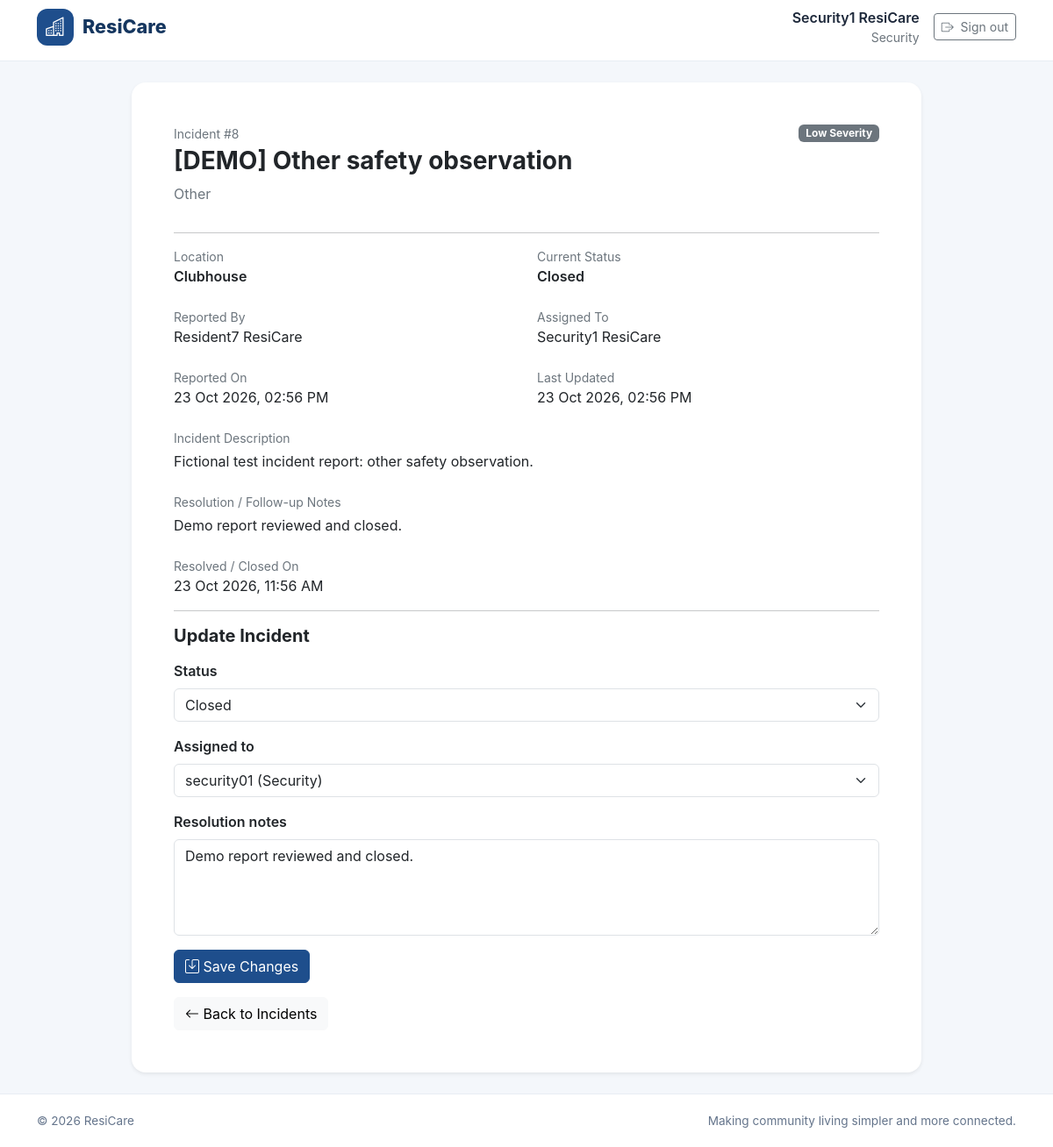
Screenshot of /community/incidents/8/ (signed in) with the database file from the repository.
### accounts/models.py (models this page shows)
class User(AbstractUser):
    class Role(models.TextChoices):
        RESIDENT = "RESIDENT", "Resident"
        SECURITY = "SECURITY", "Security"
        MANAGEMENT = "MANAGEMENT", "Management"
    role = models.CharField(
        max_length=20,
        choices=Role.choices,
        default=Role.RESIDENT,
    )
    phone_number = models.CharField(
        max_length=15,
        blank=True,
    )
    def __str__(self):
        return f"{self.username} ({self.get_role_display()})"

### community_hub/models.py (models this page shows, shortened)
class IncidentReport(models.Model):
    class Category(models.TextChoices):
        SUSPICIOUS_ACTIVITY = "SUSPICIOUS_ACTIVITY", "Suspicious Activity"
        THEFT = "THEFT", "Theft"
        PROPERTY_DAMAGE = "PROPERTY_DAMAGE", "Property Damage"
        FIRE = "FIRE", "Fire or Smoke"
        MEDICAL = "MEDICAL", "Medical Emergency"
        NOISE = "NOISE", "Noise Complaint"
        SAFETY = "SAFETY", "General Safety Concern"
        OTHER = "OTHER", "Other"
    class Severity(models.TextChoices):
        LOW = "LOW", "Low"
        MEDIUM = "MEDIUM", "Medium"
        HIGH = "HIGH", "High"
        CRITICAL = "CRITICAL", "Critical"
    class Status(models.TextChoices):
        REPORTED = "REPORTED", "Reported"
        INVESTIGATING = "INVESTIGATING", "Under Investigation"
        RESOLVED = "RESOLVED", "Resolved"
        CLOSED = "CLOSED", "Closed"
    title = models.CharField(max_length=200)
    category = models.CharField(max_length=30, choices=Category.choices)
    severity = models.CharField(
        max_length=10,
        choices=Severity.choices,
        default=Severity.MEDIUM,
    )
    location = models.CharField(max_length=200)
    description = models.TextField()
    status = models.CharField(
        max_length=15,
        choices=Status.choices,
        default=Status.REPORTED,
    )
    reported_by = models.ForeignKey(
        "accounts.User",
        on_delete=models.SET_NULL,
        null=True,
        related_name="reported_incidents",
    )
    assigned_to = models.ForeignKey(
        "accounts.User",
        on_delete=models.SET_NULL,
        null=True,
        blank=True,
        related_name="assigned_incidents",
        limit_choices_to={"role__in": ["SECURITY", "MANAGEMENT"]},
    )
    resolution_notes = models.TextField(blank=True)
    created_at = models.DateTimeField(auto_now_add=True)
    updated_at = models.DateTimeField(auto_now=True)
    resolved_at = models.DateTimeField(null=True, blank=True)
    class Meta:
        ordering = ["-created_at"]

### community_hub/views.py (the view)
@login_required
def incident_detail(request, incident_id):
    incident = get_object_or_404(
        IncidentReport.objects.select_related(
            "reported_by",
            "assigned_to",
        ),
        pk=incident_id,
    )
    user = request.user
    is_staff = user.role in {"SECURITY", "MANAGEMENT"}
    if not is_staff and incident.reported_by_id != user.pk:
        raise PermissionDenied
    if request.method == "POST":
        if not is_staff:
            raise PermissionDenied
        form = IncidentUpdateForm(
            request.POST,
            instance=incident,
        )
        if form.is_valid():
            updated_incident = form.save(commit=False)
            if updated_incident.status in {
                IncidentReport.Status.RESOLVED,
                IncidentReport.Status.CLOSED,
            }:
                if not updated_incident.resolved_at:
                    updated_incident.resolved_at = timezone.now()
            else:
                updated_incident.resolved_at = None
            updated_incident.save()
            messages.success(
                request,
                "Incident details updated successfully.",
            )
            return redirect(
                "community:incident_detail",
                incident_id=incident.pk,
            )
    else:
        form = IncidentUpdateForm(instance=incident) if is_staff else None
    return render(request, "community/incident_detail.html", {
        "incident": incident,
        "form": form,
        "is_staff": is_staff,
    })

### community_hub/forms.py
class IncidentUpdateForm(StyledModelForm):
    class Meta:
        model = IncidentReport
        fields = [
            "status",
            "assigned_to",
            "resolution_notes",
        ]
        widgets = {
            "resolution_notes": forms.Textarea(attrs={
                "rows": 4,
                "placeholder": "Investigation findings and resolution details",
            }),
        }
    def __init__(self, *args, **kwargs):
        super().__init__(*args, **kwargs)
        self.fields["assigned_to"].queryset = User.objects.filter(
            role__in=["SECURITY", "MANAGEMENT"],
            is_active=True,
        ).order_by("first_name", "username")
        self.fields["assigned_to"].required = False

### templates/community/incident_detail.html (shortened to what this page needs)
{% extends "base.html" %}
{% block content %}
<div class="container py-4">
    <div class="card border-0 shadow-sm rounded-4 mx-auto" style="max-width: 900px;">
        <div class="card-body p-4 p-md-5">
            <div class="d-flex flex-wrap justify-content-between align-items-start gap-3">
                <div>
                    <p class="text-secondary small mb-1">
                        Incident #{{ incident.pk }}
                    </p>
                    <h1 class="h3 fw-bold">{{ incident.title }}</h1>
                    <p class="text-secondary">{{ incident.get_category_display }}</p>
                </div>
                <span class="badge
                    {% if incident.severity == 'CRITICAL' %}text-bg-danger
                    {% elif incident.severity == 'HIGH' %}text-bg-warning
                    {% else %}text-bg-secondary{% endif %}">
                    {{ incident.get_severity_display }} Severity
                </span>
            </div>
            <hr>
            <div class="row g-4">
                <div class="col-md-6">
                    <div class="text-secondary small">Location</div>
                    <div class="fw-semibold">{{ incident.location }}</div>
                </div>
                <div class="col-md-6">
                    <div class="text-secondary small">Current Status</div>
                    <div class="fw-semibold">{{ incident.get_status_display }}</div>
                </div>
                <div class="col-md-6">
                    <div class="text-secondary small">Reported By</div>
                    <div>
                        {% if incident.reported_by %}
                            {{ incident.reported_by.get_full_name|default:incident.reported_by.username }}
                        {% else %}
                            Former user
                        {% endif %}
                    </div>
                </div>
                <div class="col-md-6">
                    <div class="text-secondary small">Assigned To</div>
                    <div>
                        {% if incident.assigned_to %}
                            {{ incident.assigned_to.get_full_name|default:incident.assigned_to.username }}
                        {% else %}
                            Not assigned
                        {% endif %}
                    </div>
                </div>
                <div class="col-md-6">
                    <div class="text-secondary small">Reported On</div>
                    <div>{{ incident.created_at|date:"d M Y, h:i A" }}</div>
                </div>
                <div class="col-md-6">
                    <div class="text-secondary small">Last Updated</div>
                    <div>{{ incident.updated_at|date:"d M Y, h:i A" }}</div>
                </div>
                <div class="col-12">
                    <div class="text-secondary small mb-1">Incident Description</div>
                    <div>{{ incident.description|linebreaksbr }}</div>
                </div>
                <div class="col-12">
                    <div class="text-secondary small mb-1">Resolution / Follow-up Notes</div>
                    <div>{{ incident.resolution_notes|default:"No follow-up notes recorded."|linebreaksbr }}</div>
                </div>
                {% if incident.resolved_at %}
                <div class="col-12">
                    <div class="text-secondary small">Resolved / Closed On</div>
                    <div>{{ incident.resolved_at|date:"d M Y, h:i A" }}</div>
                </div>
                {% endif %}
            </div>
            {% if is_staff %}
            <hr>
            <h2 class="h5 fw-bold mb-3">Update Incident</h2>
            <form method="post">
                {% for field in form %}
                <div class="mb-3">
                    <label for="{{ field.id_for_label }}" class="form-label fw-semibold">
                        {{ field.label }}
                    </label>
                    {{ field }}
                </div>
                {% endfor %}
                <button type="submit" class="btn btn-primary">
                    <i class="bi bi-save"></i> Save Changes
                </button>
            </form>
            {% endif %}
            <a href="{% url 'community:incidents' %}" class="btn btn-light mt-3">
                <i class="bi bi-arrow-left"></i> Back to Incidents
            </a>
        </div>
    </div>
</div>
{% endblock %}

### templates/base.html (shortened to what this page needs)
{% load static %}
<!DOCTYPE html>
<html lang="en">
<head>
    <link href="https://cdn.jsdelivr.net/npm/bootstrap@5.3.3/dist/css/bootstrap.min.css"
          rel="stylesheet">
    <link href="https://cdn.jsdelivr.net/npm/bootstrap-icons@1.11.3/font/bootstrap-icons.min.css"
          rel="stylesheet">
</head>
<body>
    <header class="rc-navbar">
        <nav class="container h-100 d-flex align-items-center justify-content-between py-2">
            <a href="{% if user.is_authenticated %}{% url 'dashboard' %}{% else %}{% url 'login' %}{% endif %}"
               class="rc-brand">
                <span class="rc-brand-icon">
                    <i class="bi bi-buildings"></i>
                </span>
                <span>ResiCare</span>
            </a>
            {% if user.is_authenticated %}
                <div class="d-flex align-items-center gap-3">
                    <div class="d-none d-sm-block text-end">
                        <div class="fw-semibold">{{ user.get_full_name|default:user.username }}</div>
                        <div class="small text-secondary">{{ user.get_role_display }}</div>
                    </div>
                    <form method="post" action="{% url 'logout' %}" class="m-0">
                        <button type="submit" class="btn btn-outline-secondary btn-sm">
                            <i class="bi bi-box-arrow-right me-1"></i>
                            Sign out
                        </button>
                    </form>
                </div>
            {% endif %}
        </nav>
    </header>
    <main class="rc-main">
        {% block content %}{% endblock %}
    </main>
    <footer class="rc-footer">
        <div class="container d-flex flex-column flex-sm-row justify-content-between gap-2">
            <span>&copy; {% now "Y" %} ResiCare</span>
            <span>Making community living simpler and more connected.</span>
        </div>
    </footer>
</body>
</html>

### templates/base.html (style rules this page uses)
:root { --rc-primary: #1e4e8c; --rc-primary-dark: #15365f; --rc-background: #f4f7fb; --rc-text: #1e293b; --rc-muted: #64748b; }
* { box-sizing: border-box; }
body { margin: 0; font-family: Inter, "Segoe UI", Arial, sans-serif; color: var(--rc-text); background: var(--rc-background); }
.rc-navbar { min-height: 70px; background: #fff; border-bottom: 1px solid #e8edf4; }
.rc-brand { display: inline-flex; align-items: center; gap: 10px; color: var(--rc-primary-dark); font-size: 1.35rem; font-weight: 800; text-decoration: none; }
.rc-brand-icon { display: inline-flex; align-items: center; justify-content: center; width: 42px; height: 42px; color: #fff; background: var(--rc-primary); border-radius: 12px; }
.rc-main { min-height: calc(100vh - 130px); }
.rc-footer { padding: 20px 0; color: var(--rc-muted); background: #fff; border-top: 1px solid #e8edf4; font-size: .85rem; }
.btn-primary { background-color: var(--rc-primary); border-color: var(--rc-primary); }

### rows the page displays
User: get_full_name "Security1 ResiCare", role "Security"
IncidentReport: pk "8", title "[DEMO] Other safety observation", category "Other", severity "Low", location "Clubhouse", status "Closed", reported_by.get_full_name "Resident7 ResiCare", assigned_to.get_full_name "Security1 ResiCare", created_at "23 Oct 2026, 02:56 PM", updated_at "23 Oct 2026, 02:56 PM", description "Fictional test incident report: other safety observation.", resolution_notes "Demo report reviewed and closed.", resolved_at "23 Oct 2026, 11:56 AM", form "Closed" "security01 (Security)" "Demo report reviewed and closed."

### other values shown
{{ field.label }} "Status" "Assigned to" "Resolution notes"
